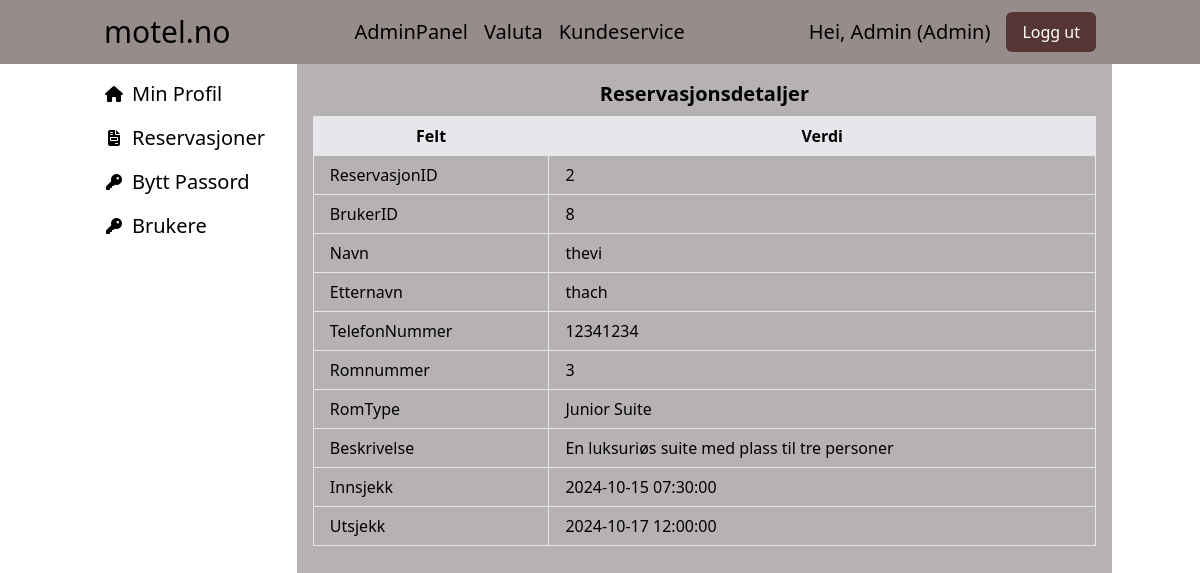
Page /Views/AdminPanel/ReservationDetails.php?ReservasjonID=2 (signed in) on the committed database.
### tables this page shows
CREATE TABLE `Reservasjon` (
  `ReservasjonID` int(11) NOT NULL,
  `RomID` int(11) NOT NULL,
  `BrukerID` int(11) NOT NULL,
  `Innsjekk` datetime NOT NULL,
  `Utsjekk` datetime NOT NULL
);

CREATE TABLE `Bruker` (
  `BrukerID` int(11) NOT NULL AUTO_INCREMENT,
  `Navn` varchar(255) NOT NULL,
  `Etternavn` varchar(255) NOT NULL,
  `TlfNr` varchar(20) NOT NULL,
  `Email` varchar(255) NOT NULL,
  `Password` varchar(255) NOT NULL,
  `UserName` varchar(255) UNIQUE NOT NULL,
  `RolleID` int(11) NOT NULL,
  `FailedLoginAttempts` int(11) NOT NULL DEFAULT 0,
  `LastFailedLogin` TIMESTAMP NULL DEFAULT NULL,
  PRIMARY KEY (`BrukerID`)
);

CREATE TABLE `Romtype` (
  `RomtypeID` int(11) NOT NULL,
  `RomTypeNavn` varchar(50) NOT NULL,
  `RomKapsitet` int(11) NOT NULL,
  `Beskrivelse` varchar(1000) NOT NULL,
  `RoomTypeImage` varchar(255) DEFAULT NULL
);

### Includes/Components/ReservationDetails.php (the view, shortened to what this page needs)
<?php
include '../../Includes/config.php';
$reservasjonID = isset($_GET['ReservasjonID']) ? $_GET['ReservasjonID'] : '';
$sql = "
    SELECT r.ReservasjonID, r.BrukerID, r.RomID, r.Innsjekk, r.Utsjekk, rt.RomTypeNavn, rt.Beskrivelse, b.Navn, b.Etternavn, b.TlfNr
    FROM Reservasjon r
    JOIN RomID_RomType rid ON r.RomID = rid.RomID
    JOIN Romtype rt ON rid.RomtypeID = rt.RomtypeID
    JOIN Bruker b ON r.BrukerID = b.BrukerID
    WHERE r.ReservasjonID = ?
";
$stmt = $conn->prepare($sql);
$stmt->bind_param("i", $reservasjonID);
$stmt->execute();
$result = $stmt->get_result();
$reservation = $result->fetch_assoc();
?>
<html>
    <link rel="stylesheet" href="https://cdn.jsdelivr.net/npm/tailwindcss@2.2.19/dist/tailwind.min.css">
    <div class="reservations-section">
    <h2 class="text-xl text-center font-semibold pb-2">Reservasjonsdetaljer</h2>
    <?php if ($reservation): ?>
    <table class="table-auto w-full border-collapse">
        <thead>
            <tr class="bg-gray-200">
                <th class="border px-4 py-2">Felt</th>
                <th class="border px-4 py-2">Verdi</th>
            </tr>
        </thead>
        <tbody>
            <tr>
                <td class="border px-4 py-2">ReservasjonID</td>
                <td class="border px-4 py-2"><?php echo htmlspecialchars($reservation['ReservasjonID']); ?></td>
            </tr>
            <tr>
                <td class="border px-4 py-2">BrukerID</td>
                <td class="border px-4 py-2"><?php echo htmlspecialchars($reservation['BrukerID']); ?></td>  </tr>  <tr>
                <td class="border px-4 py-2">Navn</td>
                <td class="border px-4 py-2"><?php echo htmlspecialchars($reservation['Navn']); ?></td> </tr>  <tr>
                <td class="border px-4 py-2">Etternavn</td>
                <td class="border px-4 py-2"><?php echo htmlspecialchars($reservation['Etternavn']); ?></td>
            </tr>
            <tr>
                <td class="border px-4 py-2">TelefonNummer</td>
                <td class="border px-4 py-2"><?php echo htmlspecialchars($reservation['TlfNr']); ?></td>
            </tr>
            <tr>
                <td class="border px-4 py-2">Romnummer</td>
                <td class="border px-4 py-2"><?php echo htmlspecialchars($reservation['RomID']); ?></td>
            </tr>
            <tr>
                <td class="border px-4 py-2">RomType</td>
                <td class="border px-4 py-2"><?php echo htmlspecialchars($reservation['RomTypeNavn']); ?></td>
            </tr>
            <tr>
                <td class="border px-4 py-2">Beskrivelse</td>
                <td class="border px-4 py-2"><?php echo htmlspecialchars($reservation['Beskrivelse']); ?></td>
            </tr>
            <tr>
                <td class="border px-4 py-2">Innsjekk</td>
                <td class="border px-4 py-2"><?php echo htmlspecialchars($reservation['Innsjekk']); ?></td>
            </tr>
            <tr>
                <td class="border px-4 py-2">Utsjekk</td>
                <td class="border px-4 py-2"><?php echo htmlspecialchars($reservation['Utsjekk']); ?></td>
            </tr>
        </tbody>
    </table>
    <?php else: ?>
    <p class="text-center">Reservasjonen ble ikke funnet.</p>
    <?php endif; ?>
</div>
</html>

### Includes/Layout/Navbar.php (style rules this page uses)
html { overflow-y: scroll; }

### rows in the picture
reservasjon: ReservasjonID "2", BrukerID "8", BrukerID.Navn "thevi", BrukerID.Etternavn "thach", BrukerID.TlfNr "12341234", RomID "3", romtype.RomTypeNavn "Junior Suite", romtype.Beskrivelse "En luksuriøs suite med plass til tre personer", Innsjekk "2024-10-15 07:30:00", Utsjekk "2024-10-17 12:00:00"

### other values in the picture
$_SESSION['UserName'] "Admin"
